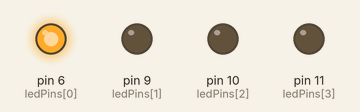
Simulated run of this sketch. Board: Arduino Uno, built with avr-gcc and run on an emulated ATmega328P. On the bench: output pins drawn as LEDs (lit = HIGH).

Above: at 0.12 s.
At 0.87 s:
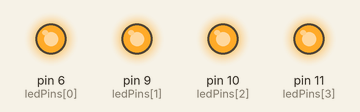
At 1.37 s:
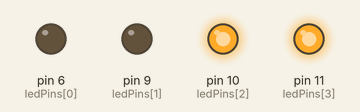
At 1.87 s:
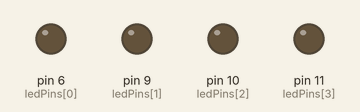
At 3.12 s:
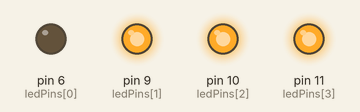
At 4.37 s:
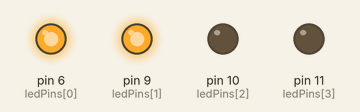
Timing chart, 0 to 4.7 s (numbered marks = the images above):
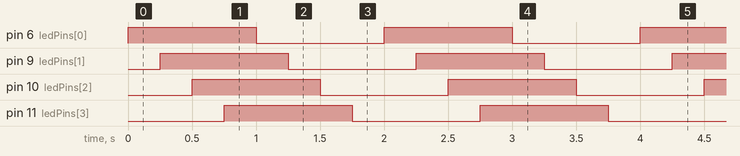

The sketch:

fourLED.ino
```cpp
/*
Kjell.com - Hur funkar Arduino?, Sida 139

*/

//Array för pin-nummer
const byte leds = 4;
const byte ledPins[leds] = {6,9,10,11};

void setup(){
	for(int i=0;i<leds;i++){
		//Sätter pins i array att användas för output
		pinMode(ledPins[i], OUTPUT);
	}
}

void loop(){
	//Tänd LED-dioder (skicka 1 från pins i array)
	for(int i=0;i<leds;i++){
		digitalWrite(ledPins[i], 1);
		delay(250);
	}
	//Släck LED-dioder (skicka 0 från pins i array)
	for(int i=0;i<leds;i++){
		digitalWrite(ledPins[i], 0);
		delay(250);
	}
}
```

Measured:
- by itself, pin 6 (ledPins[0]), pin 9 (ledPins[1]), pin 10 (ledPins[2]), pin 11 (ledPins[3]): alternates HIGH for 1.0 s and LOW for 1.0 s
- by itself, everything shown: repeats every 2.0 s, in 8 steps
